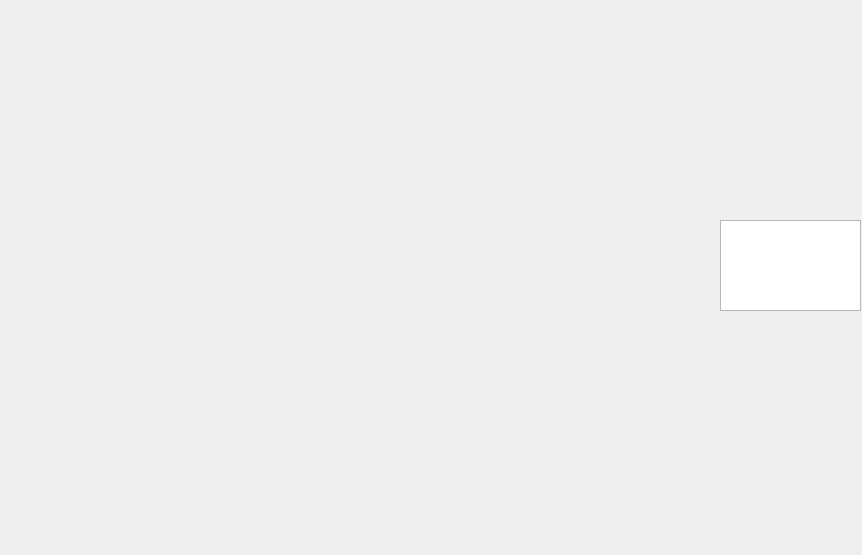
<?xml version="1.0" encoding="UTF-8"?>
<ui version="4.0">
 <class>Widget</class>
 <widget class="QWidget" name="Widget">
  <property name="geometry">
   <rect>
    <x>0</x>
    <y>0</y>
    <width>862</width>
    <height>555</height>
   </rect>
  </property>
  <property name="windowTitle">
   <string>Widget</string>
  </property>
  <widget class="QLabel" name="picture_frame">
   <property name="geometry">
    <rect>
     <x>40</x>
     <y>20</y>
     <width>651</width>
     <height>521</height>
    </rect>
   </property>
   <property name="text">
    <string/>
   </property>
   <property name="scaledContents">
    <bool>true</bool>
   </property>
  </widget>
  <widget class="QPlainTextEdit" name="status_box">
   <property name="geometry">
    <rect>
     <x>720</x>
     <y>220</y>
     <width>141</width>
     <height>91</height>
    </rect>
   </property>
  </widget>
 </widget>
 <layoutdefault spacing="6" margin="11"/>
 <resources/>
 <connections/>
</ui>
